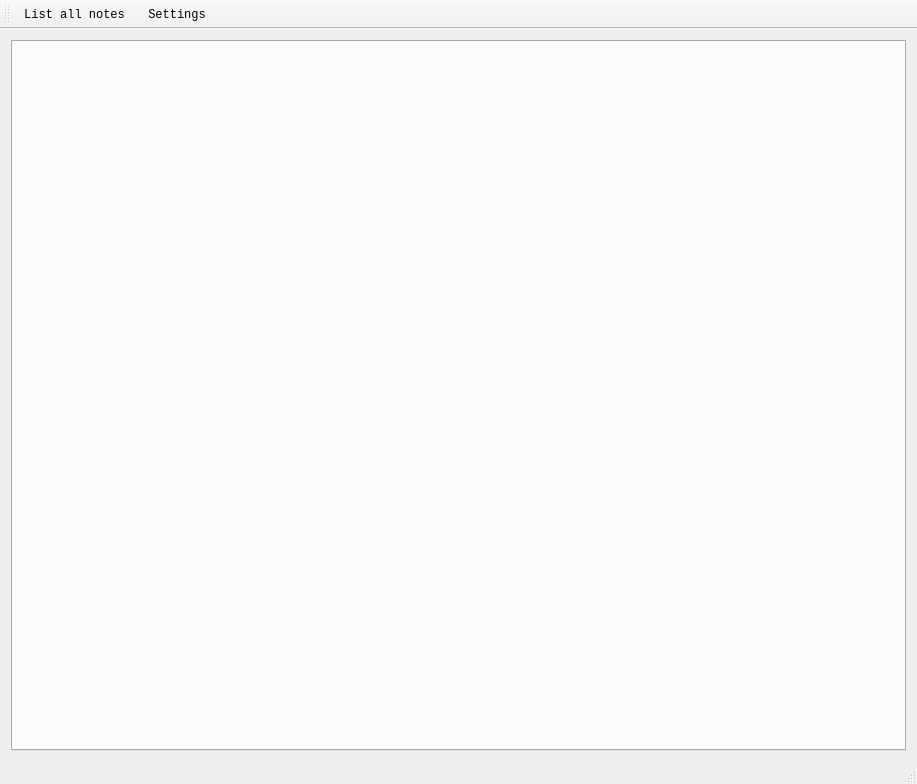
<?xml version="1.0" encoding="UTF-8"?>
<ui version="4.0">
 <class>MainWindow</class>
 <widget class="QMainWindow" name="MainWindow">
  <property name="windowModality">
   <enum>Qt::ApplicationModal</enum>
  </property>
  <property name="enabled">
   <bool>true</bool>
  </property>
  <property name="geometry">
   <rect>
    <x>0</x>
    <y>0</y>
    <width>917</width>
    <height>784</height>
   </rect>
  </property>
  <property name="sizePolicy">
   <sizepolicy hsizetype="MinimumExpanding" vsizetype="MinimumExpanding">
    <horstretch>1</horstretch>
    <verstretch>1</verstretch>
   </sizepolicy>
  </property>
  <property name="minimumSize">
   <size>
    <width>600</width>
    <height>480</height>
   </size>
  </property>
  <property name="font">
   <font>
    <family>Monospace</family>
   </font>
  </property>
  <property name="windowTitle">
   <string>Note Maker</string>
  </property>
  <property name="toolButtonStyle">
   <enum>Qt::ToolButtonIconOnly</enum>
  </property>
  <widget class="QWidget" name="wdgtCentral">
   <property name="sizePolicy">
    <sizepolicy hsizetype="Expanding" vsizetype="Expanding">
     <horstretch>1</horstretch>
     <verstretch>1</verstretch>
    </sizepolicy>
   </property>
   <layout class="QVBoxLayout" name="verticalLayout">
    <item>
     <widget class="QTabWidget" name="tbwMain">
      <property name="sizePolicy">
       <sizepolicy hsizetype="Expanding" vsizetype="Expanding">
        <horstretch>1</horstretch>
        <verstretch>1</verstretch>
       </sizepolicy>
      </property>
      <property name="tabPosition">
       <enum>QTabWidget::North</enum>
      </property>
      <property name="tabShape">
       <enum>QTabWidget::Rounded</enum>
      </property>
      <property name="currentIndex">
       <number>-1</number>
      </property>
      <property name="elideMode">
       <enum>Qt::ElideMiddle</enum>
      </property>
      <property name="documentMode">
       <bool>false</bool>
      </property>
      <property name="tabsClosable">
       <bool>true</bool>
      </property>
      <property name="movable">
       <bool>true</bool>
      </property>
     </widget>
    </item>
   </layout>
  </widget>
  <widget class="QStatusBar" name="statusBar"/>
  <widget class="QToolBar" name="tbMain">
   <property name="windowTitle">
    <string>toolBar</string>
   </property>
   <property name="iconSize">
    <size>
     <width>24</width>
     <height>24</height>
    </size>
   </property>
   <attribute name="toolBarArea">
    <enum>TopToolBarArea</enum>
   </attribute>
   <attribute name="toolBarBreak">
    <bool>false</bool>
   </attribute>
   <addaction name="actListNotes"/>
   <addaction name="actSettings"/>
  </widget>
  <action name="actListNotes">
   <property name="icon">
    <iconset resource="../NoteMaker.qrc">
     <normaloff>:/img/Menu Item.png</normaloff>:/img/Menu Item.png</iconset>
   </property>
   <property name="text">
    <string>List all notes...</string>
   </property>
   <property name="toolTip">
    <string>List all notes...</string>
   </property>
  </action>
  <action name="actSettings">
   <property name="icon">
    <iconset resource="../NoteMaker.qrc">
     <normaloff>:/img/Gear.png</normaloff>:/img/Gear.png</iconset>
   </property>
   <property name="text">
    <string>Settings</string>
   </property>
   <property name="toolTip">
    <string>Open the settings...</string>
   </property>
  </action>
 </widget>
 <layoutdefault spacing="6" margin="11"/>
 <resources>
  <include location="../NoteMaker.qrc"/>
 </resources>
 <connections/>
</ui>
